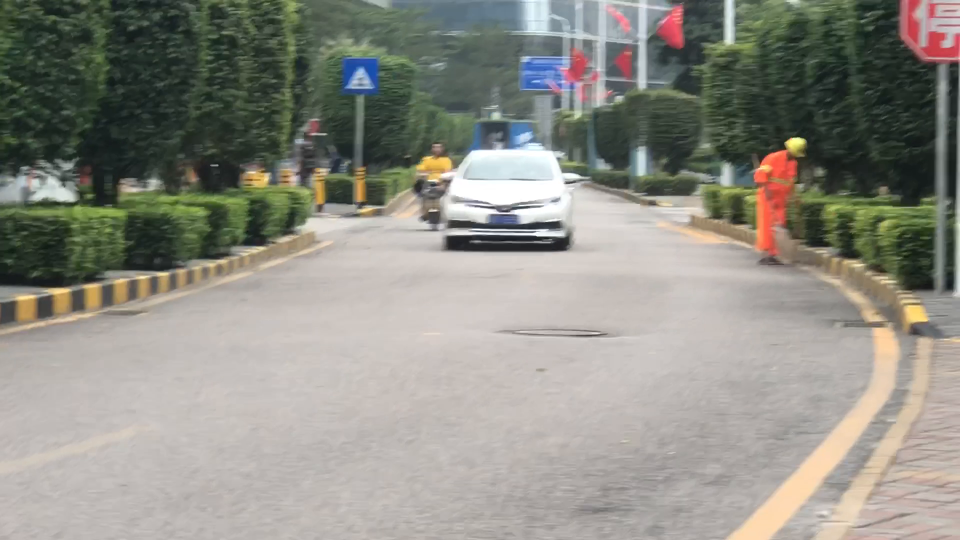
#> input picture frame 3 of Lab/Lab11.K-means clustering/road_video.MOV, 1920 x 1080 px (shown at 1/2 size)
$ jupyter execute Lab11.K-means.ipynb
#> lines starting #> are read from the running program, lines starting #| are printed output that depends on the picture
<h1>Table of Contents<span class="tocSkip"></span></h1>
<div class="toc"><ul class="toc-item"><li><span><a href="#Objective" data-toc-modified-id="Objective-1"><span class="toc-item-num">1&nbsp;&nbsp;</span>Objective</a></span></li><li><span><a href="#Introduction" data-toc-modified-id="Introduction-2"><span class="toc-item-num">2&nbsp;&nbsp;</span>Introduction</a></span></li><li><span><a href="#KMeans-theory" data-toc-modified-id="KMeans-theory-3"><span class="toc-item-num">3&nbsp;&nbsp;</span>KMeans theory</a></span></li><li><span><a href="#Choosing-K" data-toc-modified-id="Choosing-K-4"><span class="toc-item-num">4&nbsp;&nbsp;</span>Choosing K</a></span><ul class="toc-item"><li><span><a href="#Elbow-Method(手肘法)" data-toc-modified-id="Elbow-Method(手肘法)-4.1"><span class="toc-item-num">4.1&nbsp;&nbsp;</span>Elbow Method(手肘法)</a></span></li><li><span><a href="#Silhouette-Analysis(轮廓系数法)" data-toc-modified-id="Silhouette-Analysis(轮廓系数法)-4.2"><span class="toc-item-num">4.2&nbsp;&nbsp;</span>Silhouette Analysis(轮廓系数法)</a></span></li></ul></li><li><span><a href="#Advantages" data-toc-modified-id="Advantages-5"><span class="toc-item-num">5&nbsp;&nbsp;</span>Advantages</a></span></li><li><span><a href="#Drawbacks" data-toc-modified-id="Drawbacks-6"><span class="toc-item-num">6&nbsp;&nbsp;</span>Drawbacks</a></span></li><li><span><a href="#Other-resources" data-toc-modified-id="Other-resources-7"><span class="toc-item-num">7&nbsp;&nbsp;</span>Other resources</a></span></li><li><span><a href="#LAB-Assignment" data-toc-modified-id="LAB-Assignment-8"><span class="toc-item-num">8&nbsp;&nbsp;</span>LAB Assignment</a></span><ul class="toc-item"><li><span><a href="#Exercise" data-toc-modified-id="Exercise-8.1"><span class="toc-item-num">8.1&nbsp;&nbsp;</span>Exercise</a></span><ul class="toc-item"><li><span><a href="#Import-some-libraries" data-toc-modified-id="Import-some-libraries-8.1.1"><span class="toc-item-num">8.1.1&nbsp;&nbsp;</span>Import some libraries</a></span></li><li><span><a href="#K-means" data-toc-modified-id="K-means-8.1.2"><span class="toc-item-num">8.1.2&nbsp;&nbsp;</span>K-means</a></span></li><li><span><a href="#Load-video-and-detect" data-toc-modified-id="Load-video-and-detect-8.1.3"><span class="toc-item-num">8.1.3&nbsp;&nbsp;</span>Load video and detect</a></span></li><li><span><a href="#Sample-Result" data-toc-modified-id="Sample-Result-8.1.4"><span class="toc-item-num">8.1.4&nbsp;&nbsp;</span>Sample Result</a></span></li></ul></li></ul></li></ul></div>

# LAB11 tutorial for Machine Learning <br > Clustering with K-Means
> The document description are designed by JIa Yanhong in 2022. Nov. 20th
------

## Objective

- Understand K-means algorithm theory
- Implement the k-means algorithm  from scratch in python
- Complete the LAB assignment and submit it to BB or sakai.

------

## Introduction
**K-means** clustering is one of the simplest and popular **unsupervised** machine learning algorithms.

Its goal is to separate the data into K distinct non-overlapping subgroups (clusters) of equal variance, minimizing a criterion known as the inertia or within-cluster sum-of-squares.

$$\sum_{i=0}^{n}\min\limits_{\mu_j \in C}\left(||x_i - \mu_j||^2\right)$$

## KMeans theory

KMeans works as follows:

1. First, pick the number of clusters (For more info, check the ["Choosing K" section](#choosing-k)).
2. Initialize the center points of the cluster (centroids) by shuffling the dataset and then selecting K data points for the centroids.
3. Assign data points to the cluster with the nearest centroid.
4. Recompute centroid position by taking the mean of all data points assigned to the cluster.
5. Repeat steps 3 and 4 for a set number of iterations or until the centroids aren't moving much between iterations anymore.
<div  align="center"> </div>

## Choosing K

Choosing the right K value by hand can get quite tricky, especially if you're working with 3+ dimensional data. If you select a too small or big number for K, the result can be quite underwhelming.
<div  align="center"> </div>

In this section, I'll show you two methods commonly used to choose the right K value:

* The Elbow Method
* Silhouette Analysis

### Elbow Method(手肘法)

The Elbow Method shows us what a good number for K is based on the sum of squared distances (SSE) between data points and their assigned clusters' centroid.

$$SSE=\sum_{j=0}^{C}\sum\limits_{x_i \in C_{j}}\left(||x_i - \mu_j||^2\right)$$

We pick k at the spot where the SSE starts to flatten out, which looks like an elbow. Below you can see an example created using [Yellowbrick](https://www.scikit-yb.org/en/latest/api/cluster/elbow.html).

<div  align="center"> </div>

### Silhouette Analysis(轮廓系数法)

The Silhouette Analysis can be used to study the separation distance between the resulting clusters. It displays a measure of how similar an object is to its own cluster (cohesion) compared to other clusters (separation) and can thus be used to assess the number of clusters k.

The Silhouette Analysis is computed as follows:

* Compute the average distance between all data points in one cluster $C_i$

$$a\left(i\right)=\frac{1}{|C_i|-1}\sum_{j\in C_i,i\neq j}d\left(i,j\right)$$

* For all data points $i$ in cluster $C_i$ compute the average distance to all points in another cluster $C_k$ (where $C_k\neq C_i$)

$$b\left(i\right)=\min\limits_{k\neq i}\frac{1}{|C_k|}\sum_{j\in C_k}d\left(i,j\right)$$

>The $min$ is used, because we want to know the average distance to the closed cluster $i$ is not a member of.

With $a$ and $b$ we can now calculate the silhouette coefficient:

$$s\left(i\right)=\frac{b\left(i\right)-a\left(i\right)}{max\{a\left(i\right),b\left(i\right)\}}, if |C_i|>1$$

The coefficient can take values in the interval $[-1, 1]$. Zero means the sample is very close to the neighboring clusters. One means the sample is far away from the neighboring cluster, and negative one means the sample is probably assigned to the wrong cluster.

Below you can see an [example of silhouette analysis](https://scikit-learn.org/stable/auto_examples/cluster/plot_kmeans_silhouette_analysis.html) using [Scikit Learn](https://scikit-learn.org/stable/index.html):
<div  align="center"> </div>

<div  align="center"> </div>

<div  align="center"> </div>

## Advantages

KMeans is an easy-to-implement algorithm that is also quite fast with an average complexity of $O(k*n*T)$, where n is the number of samples, and T is the number of iteration.

## Drawbacks

As mentioned above, KMeans makes use of the **sum-of-squares criterion**, which works well if the clusters have a spherical-like shape. It doesn't work well on many other types of data like complicated shapes, though. In this section, we'll go over a few cases where KMeans performs poorly.

First, KMeans doesn't put data points that are far away from each other into the same cluster, even when they obviously should be because they underly some obvious structure like points on a line, for example.

<div  align="center"> </div>

In the image above, you can see that KMeans creates the clusters in between the two lines and therefore splits each line into one of two clusters rather than classifying each line as a cluster. On the right side, you can see the DBSCAN (Density-based spatial clustering of applications with noise) algorithm, which is able to separate the two lines without any issues.

Also, KMeans performs poorly for complicated geometric shapes such as the moons and circles shown below.
<div  align="center"> </div>

<div  align="center"> </div>

Other clustering algorithms like Spectral Clustering, Agglomerative Clustering, or DBSCAN don't have any problems with such data. For a more in-depth analysis of how different clustering algorithms perform on different interesting 2d datasets, I recommend checking out ['Comparing different clustering algorithms on toy datasets'](https://scikit-learn.org/stable/auto_examples/cluster/plot_cluster_comparison.html) from Scikit-Learn.

## Other resources

* https://scikit-learn.org/stable/modules/clustering.html#k-means
* https://towardsdatascience.com/k-means-clustering-algorithm-applications-evaluation-methods-and-drawbacks-aa03e644b48a
* https://www.youtube.com/watch?v=4b5d3muPQmA
* https://www.naftaliharris.com/blog/visualizing-k-means-clustering/

## LAB Assignment

In this lab, we will write a program to segment different objects in a video using *K-means* clustering. There are several steps:

-  1.Load video & extract frames
-  2.Implement *K-means* clustering
-  3.Write back to video

#### Import some libraries

[cell 1]
import numpy as np
import cv2
import tqdm
import os
import sys
# color of different clusters
GBR = [[0, 0, 255],
       [0, 128, 255],
       [255, 0, 0],
       [128, 0, 128],
       [255, 0, 255]]

# path configuration
project_root = os.path.abspath('.')
output_path = os.path.join(project_root)
input_path = os.path.join(project_root)
if not os.path.exists(output_path):
    os.makedirs(output_path)

#### implement K-means
In this lab, you need to implement K-means, the rough procedure is:

1. **initialize centroids** of different classes

   In the simplest case, randomly choose centroids in original data

2. **calculate distances** between samples (pixels) and centroids

   Since one sample (pixel) has 3 channels, you can calculate square sum of differences in each channel between it and centroids.
   $$
   dist(S,C) = \sum_{i=1}^3(C_i-S_i)^2 \\
   \left\{
   \begin{aligned}
   &dist(S,C): \text{distance between a sample S and a centroid C}\\
   &C: \text{a centroid}\\
   &S: \text{a sample}\\
   &S_i: \text{the } i^{th} \text{ channel's value of S}\\
   &C_i: \text{the } i^{th} \text{ channel's value of C}
   \end{aligned}
   \right.
   $$

3. **classify** every samples

   A sample is belonging to the class whose centroid is closest to it among all centroids.
   $$
   cls(S) = argmin(\sum_{i=1}^3(C_i^k-S_i)^2), k=1,2,...,K\\
   \left\{
   \begin{aligned}
   &cls(S): \text{class of a sample S}\\
   &K: \text{number of classes}\\
   &C^k: \text{centroid of } k^{th} \text{ class}\\
   \end{aligned}
   \right.
   $$

4. **update centroid**

   You can use mean of all samples in the same class to calculate new centroid.
   $$
   C^k_i =\frac{1}{n^k}\sum^{n^k}_{n=1}S^k_{in},\ \  i=1,2,3\\
   \left\{
   \begin{aligned}
   &C^k_i: \text{the } i^{th} \text{channel's value of a centroid belonging to the } k^{th} \text{class} \\
   &n^k: \text{the number of samples in the }  k^{th} \text{class}\\
   &S^k_{in}: \text{the } i^{th} \text{channel's value of a sample which is in the } k^{th} \text{class}
   \end{aligned}
   \right.
   $$

5. loop until classification result doesn't change

In addition, you may find there is code like this:

```python
while ret:
    frame = np.float32(frame)
    h, w, c = frame.shape
    ...
```

Since if you don't converse the `dtype`, K-means hardly converges which means it will stuck into dead loop easily.

After you finish K-means, you will find the written video is hard to watch because **color** between adjacent frames **changes almost all the time**. Here, I want you to find a way to alleviate the situation yourself.

**It isn't compulsory**, you can try if you want.

[cell 2]
def kmeans(data: np.ndarray, n_cl: int):
    """
        K-means

    :param data:    original data
    :param n_cl:    number of classes
    :param seeds:   seeds
    :return:        new labels and new seeds
    """
    n_samples, channel = data.shape

    # TODO: firstly you should init centroids by a certain strategy
    np.random.seed(42)
    random_index = np.random.choice(n_samples, n_cl,replace=False)
    centers = data[random_index]

    old_labels = np.zeros((n_samples,))
    new_labels = np.zeros((n_samples,))

    while True:
        # TODO: calc distance between samples and centroids
        distance = np.zeros((n_samples, n_cl))
        # dis[i][j] 第i个样本到第j个中心点的距离
        # TODO: classify samples
        for j in range(n_cl):
            distance[:, j] = np.sum((data - centers[j])**2, axis=1)
        # new_labels = old_labels
        new_labels = np.argmin(distance, axis=1) # 找到每个样本到各个簇中心的最小距离，并返回这些最小距离对应的簇中心的索引

        # TODO: update centroids
        new_centers = np.zeros_like(centers)
        for j in range(n_cl):
            cluster_points = data[new_labels == j]
            if len(cluster_points) > 0:
                new_centers[j] = np.mean(cluster_points, axis=0)


        if np.all(new_labels == old_labels) and np.all(centers == new_centers):
            break
        centers = new_centers
        old_labels = new_labels.copy()

    return new_labels,centers
    # return old_labels

#### Load video and detect
We use `opencv` to read a video.
<font color=red>Pay attention</font> that data type of `frame` is `uint8`, not `int`; In this lab, frame has 3 channels.
If you don't change `dtype` of frame into `unit8`, video you write will look strange which you can have a try.

[cell 3]
def detect(video, n_cl=2):
    # load video, get number of frames and get shape of frame
#> called with n_cl = 4
    cap = cv2.VideoCapture(video)
    fps = int(cap.get(cv2.CAP_PROP_FRAME_COUNT))
    size = (int(cap.get(cv2.CAP_PROP_FRAME_WIDTH)),
            int(cap.get(cv2.CAP_PROP_FRAME_HEIGHT)))

    # instantiate a video writer
    video_writer = cv2.VideoWriter(os.path.join(output_path, "result_with_%dclz.mp4" % n_cl),
                                   cv2.VideoWriter_fourcc(*'mp4v'),
                                   (fps / 10),
                                   size,
                                   isColor=True)

    # initialize frame and seeds
    ret, frame = cap.read()
#> frame is the input picture: shape (1080, 1920, 3); mean B, G, R 132.3, 141.2, 142


    print("Begin clustering with %d classes:" % n_cl)
    bar = tqdm.tqdm(total=fps)  # progress bar
    while ret:
        frame = np.float32(frame)
        h, w, c = frame.shape
#> h = 1080; w = 1920; c = 3

        # k-means
        data = frame.reshape((h * w, c))
        labels,centers= kmeans(data, n_cl=n_cl)
#> in kmeans, `centers = data[random_index]`: centers = [[42, 54, 40], [197, 200, 205], [160, 163, 168], [72, 65, 55]]
#> centers = [[45.13, 55.71, 45.05], [187.6, 193.2, 200], [150.7, 158.5, 168], [90.68, 107.2, 100.4]]

        # give different cluster different colors
        new_frame = np.zeros((h * w, c),dtype=np.uint8)
        # TODO: dye pixels with colors
        for i in range(n_cl):
            color= np.random.randint(0, 255, size=3)
            new_frame[labels == i] = color

        new_frame = new_frame.reshape((h, w, c)).astype("uint8")
        video_writer.write(new_frame)
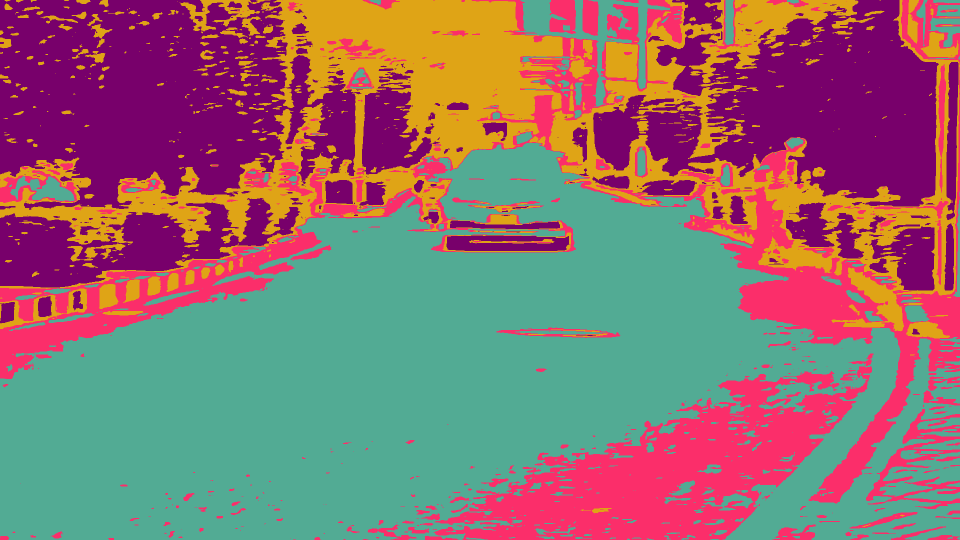
#> new_frame: shape (1080, 1920, 3) (shown at 1/2 size); mean of channels 0, 1, 2 111.1, 108.8, 141.7; drawn as B, G, R

        ret, frame = cap.read()
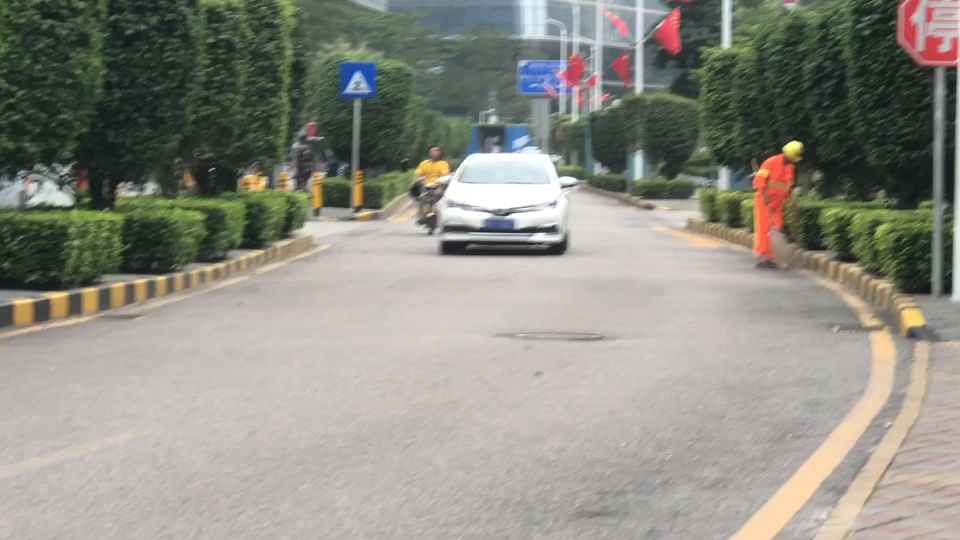
#> input picture frame 4 of Lab/Lab11.K-means clustering/road_video.MOV, 1920 x 1080 px (shown at 1/2 size)
#> frame is the input picture: shape (1080, 1920, 3); mean B, G, R 132.4, 141.3, 142
        bar.update()

    # release resources
    video_writer.release()
    cap.release()
    cv2.destroyAllWindows()


video_sample = os.path.join(input_path, "road_video.MOV")
detect(video_sample, n_cl=4)
